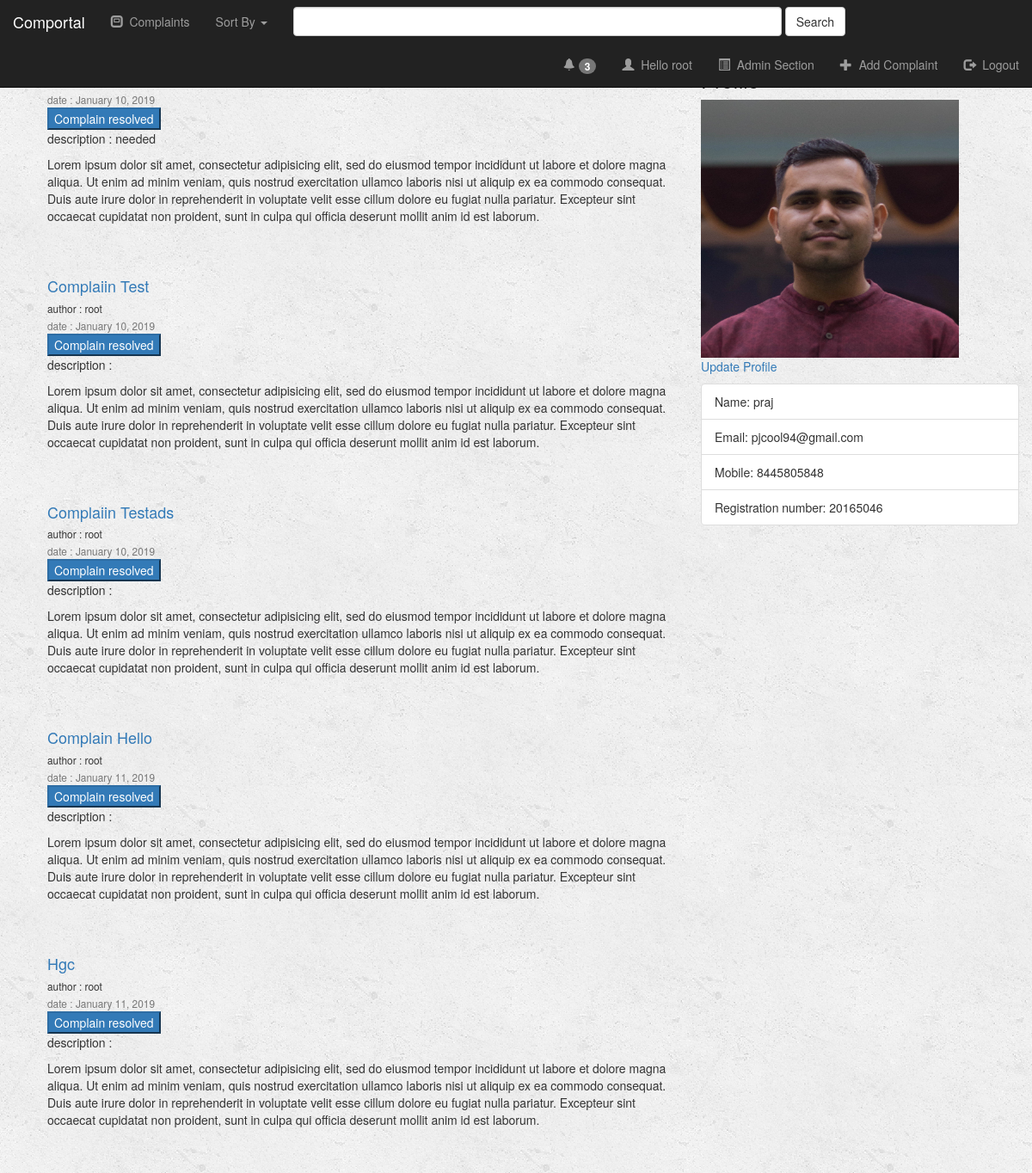
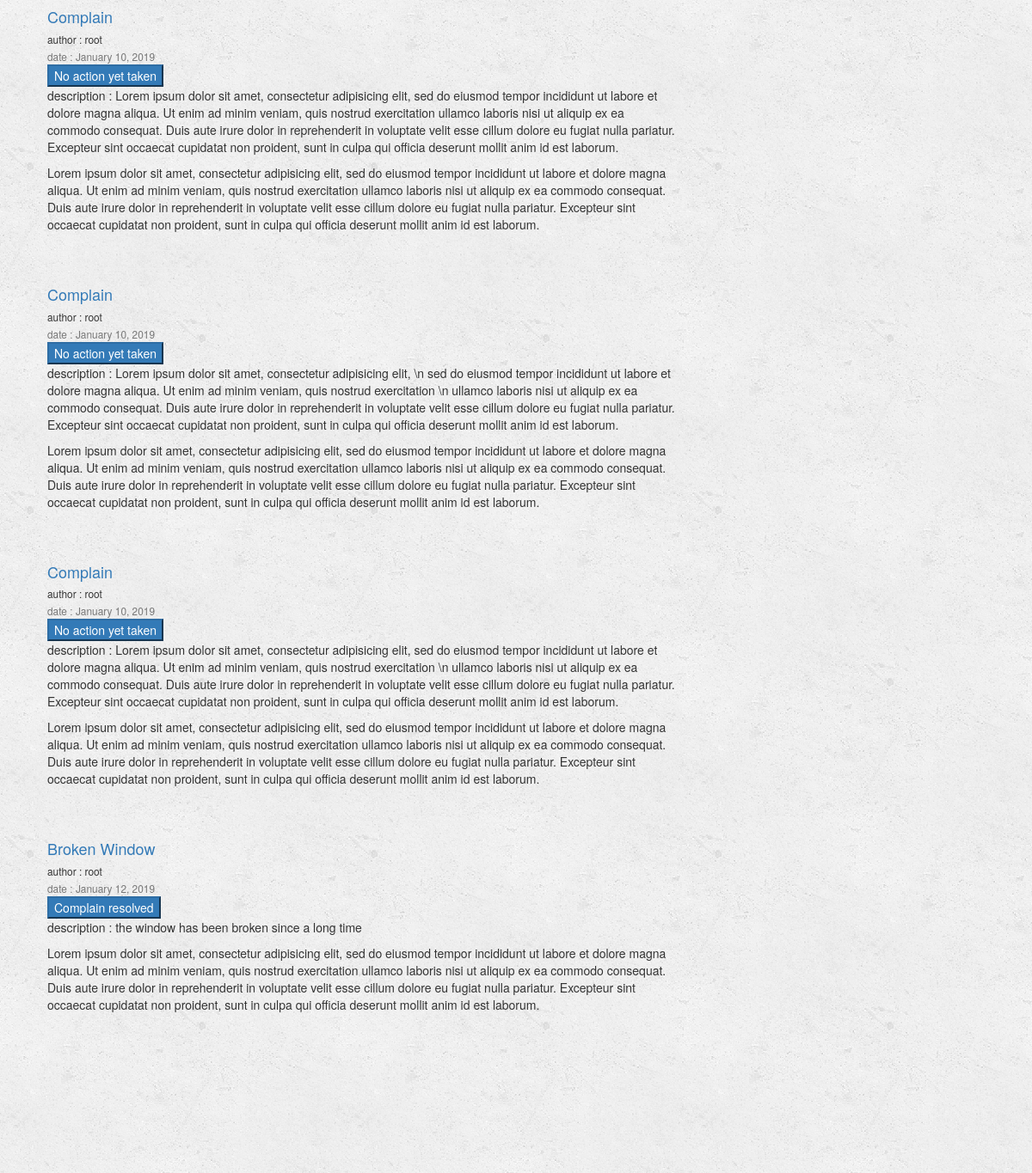
The app's page /users/profile/ (signed in) with its own data (2 pictures, top to bottom).
### users_auth/models.py (models this page shows, shortened)
class CustomUser(AbstractBaseUser, PermissionsMixin):
    GENDERS = (('M', 'Male'), ('F', 'Female'))
    username = models.CharField(max_length=50, unique=True)
    email = models.EmailField(blank=True)
    name = models.CharField(max_length=200, blank=True)
    mobile = models.CharField(max_length=10,
                              validators=[RegexValidator(regex=r'[0-9]{10}', message='Invalid Mobile Number')], blank=True)
    gender = models.CharField(max_length=1, choices=GENDERS, default='M')
    registration_number = models.CharField('Registration number',max_length=8,
                              validators=[RegexValidator(regex=r'[0-9]{8}', message='Invalid Registration Number')])
    admin = models.CharField(max_length=1, default='N')
    password = models.CharField('password', max_length=128, validators=[validate_password])
    is_active = models.BooleanField(default=True, verbose_name='Active',
                                    help_text='Designates whether this user should be treated as active. '
                                              'Unselect this instead of deleting accounts.')
    is_admin = models.BooleanField(default=False, verbose_name='Staff status',
                                   help_text='Designates whether the user can log into this admin site.')
    image = models.ImageField(default='default.jpg', upload_to='profile_pics')
    notifications = models.IntegerField(default=0)
    noti_messages = models.CharField(max_length=500, blank = True)
    USERNAME_FIELD = 'username'
    EMAIL_FIELD = 'email'
    objects= CustomUserManager()
    def __str__(self):
        return self.username

### comportal/models.py (models this page shows, shortened)
class Complain(models.Model):
    title = models.CharField(max_length=200)
    AREA_CHOICES = (
        ('H', 'hostel'),
        ('A', 'academics'),
        ('C', 'colony'),
    )
    area = models.CharField(
        max_length=1,
        choices=AREA_CHOICES,
        default='H'
         )
    TAGS_CHOICES = (
        ('G', 'green campus'),
        ('E', 'electrical'),
        ('C', 'civil'),
    )
    tags = models.CharField(
        max_length=1,
        choices=TAGS_CHOICES,
        default='G'
         )
    TYPE_CHOICES = (
        ('I', 'individual'),
        ('G', 'general'),
    )
    type = models.CharField(
        max_length=1,
        choices=TYPE_CHOICES,
        default='G'
         )
    details = models.TextField(blank=True)
    pub_date = models.DateTimeField(auto_now=True)
    avail = models.CharField(max_length=200, blank=True)
    status = models.IntegerField(default=0)
    by = models.ForeignKey(CustomUser, on_delete = models.CASCADE, related_name='profile')
    priority = models.IntegerField(default=0)
    NEED_CHOICES = (
        ('R', 'repair'),
        ('C', 'change'),
    )
    need = models.CharField(
        max_length=1,
        choices=NEED_CHOICES,
        default='R'
         )

### users_auth/views.py (the view)
# urls.py: path('profile/', views.profile, name='user-profile'),
@login_required(login_url='/accounts/login')
def profile(request):
    complains = Complain.objects.filter(by=request.user)
    return render(request, 'users_auth/complains.html', {'complain_list': complains, 'user':request.user, 'allow':True})

### users_auth/templates/users_auth/complains.html (shortened to what this page needs)
{% extends "comportal/base.html" %}
{% block content %}
<div class="row">
        <div class="col-md-8">
            {% if complain_list %}
                <ul>
                    {% for complain in complain_list %}
                            <div class="media" >
                                <div class="media-body">
                                    <h4 class="media-heading"><a href="{% url 'comportal:detail' complain.id %}">{{ complain.title|title }}</a></h4>
                                    <small >author : {{ complain.by }}</small><br>
                                    <small class="text-muted">date : {{ complain.pub_date|date:"F d, Y" }}</small><br>
                                    {% if  complain.status == 0 %}
                                    <button class="btn-primary">No action yet taken</button>
                                    {% elif complain.status == 1 %}
                                    <button class="btn-success">In process</button>
                                    {% else %}
                                    <button class="btn-primary">Complain resolved</button>
                                    {% endif %}
                                    <p>description : {{ complain.details }}</p>
                                    {% lorem %}
                                </div>
                            </div>
                            <hr>
                            <hr>
                    {% endfor %}
                </ul>
            {% else %}
                <h3> no complains </h3>
            {% endif %}
        </div>
        <div class="col-md-4">
          <div class="content-section">
            <h3>Profile</h3>
            <img class="rounded-circle" src="{{ user.image.url }}" style= "width: 300px; height: 300px;">
            <p class='text-muted'>
            {% if allow %}
            <a href="{% url 'users_auth:update-profile' user.id %}">Update Profile</a>
            {% endif %}
              <ul class="list-group">
                <li class="list-group-item list-group-item-light">
                Name: {{user.name}}
                </li>
                <li class="list-group-item list-group-item-light">
                Email: {{user.email}}
                </li>
                <li class="list-group-item list-group-item-light">
                Mobile: {{user.mobile}}
                </li>
                <li class="list-group-item list-group-item-light">
                Registration number: {{user.registration_number}}
                </li>
              </ul>
            </p>
          </div>
        </div>
{% endblock %}

### comportal/templates/comportal/base.html (shortened to what this page needs)
<!DOCTYPE html>
<html lang="en">
<head>
    {% load staticfiles %}
    <link rel="stylesheet" type="text/css" href="{% static 'comportal/style.css' %}">
    <link rel="stylesheet" href="{% static 'comportal/bootstrap-3.3.7-dist/css/bootstrap.min.css' %}">
</head>
<body>
    <header>
        <nav class="navbar navbar-inverse navbar-fixed-top">
            <div class="container-fluid">
                <div class="navbar-header">
                    <a class="navbar-brand" href="{% url 'comportal:index' %}">Comportal</a>
                </div>
                <div class="collapse navbar-collapse" id="topNavBar">
                    <ul class="nav navbar-nav">
                        <li><a href="{% url 'comportal:index' %}"><span class="glyphicon glyphicon-modal-window" aria-hidden="true"></span>&nbsp; Complaints</a></li>
                        <li class="dropdown">
                            <a href="#" class="dropdown-toggle" data-toggle="dropdown" role="button" aria-haspopup="true" aria-expanded="false">Sort By <span class="caret"></span></a>
                        </li>
                    </ul>
                    <form class="navbar-form navbar-left" role="search" method="get" action="{% url 'comportal:index' %}">
                        <div class="form-group">
                            <input type="text" class="form-control" size ="70" name="q" value="{{ request.GET.q }}">
                        </div>
                        <button type="submit" class="btn btn-default">Search</button>
                    </form>
                    {% if user.is_authenticated%}
                        <ul class="nav navbar-nav navbar-right">
                            <li>
                                <a data-toggle="modal" href="#myModal" class="button">
                                    <span class="glyphicon glyphicon-bell" aria-hidden="true"></span>
                                    {% if user.notifications > 0  %}
                                        <span class="badge">{{user.notifications}}</span>
                                    {% endif %}
                                </a>
                            </li>
                            <li>
                                <a href="{% url 'users_auth:user-profile' %}">
                                    <span class="glyphicon glyphicon-user" aria-hidden="true"></span>&nbsp; Hello {{user.get_username}}
                                </a>
                            </li>
                            <li>
                                {% if user.admin == 'N'%}
                                {% else %}
                                <a href="{% url 'comportal:admin-sec' %}">
                                    <span class="glyphicon glyphicon-list-alt" aria-hidden="true"></span>&nbsp; Admin Section
                                </a>
                                {% endif %}
                            </li>
                            <li>
                                <a href="{% url 'comportal:newcomplain' %}">
                                    <span class="glyphicon glyphicon-plus" aria-hidden="true"></span>&nbsp; Add Complaint
                                </a>
                            </li>
                            <li>
                                <a href="{% url 'logout' %}">
                                    <span class="glyphicon glyphicon-log-out" aria-hidden="true"></span>&nbsp; Logout
                                </a>
                            </li>
                        </ul>
                    {% endif %}
                </div>
            </div>
        </nav>
    </header>
    <main role="main" class="container">
      <div class="row">
          {% block content %}{% endblock %}
      </div>
      <hr>
      <hr>
    </main>
    <hr>
    <hr>
</body>
</html>

### comportal/static/comportal/style.css (style rules this page uses)
body { background: white url("./background.png"); }
body .container { margin-top: 5%; }

### records on screen
CustomUser: notifications "3", get_username "root", image (picture), name "praj", email "pjcool94@gmail.com", mobile "8445805848", registration_number "20165046"
Complain: pub_date "January 10, 2019", status "Complain resolved", details "needed", lorem "Lorem ipsum dolor sit amet, consectetur adipisicing elit, sed do eiusmod tempor incididunt ut labore et dolore magna aliqua. Ut enim ad minim veniam, quis nostrud exercitation ullamco laboris nisi ut aliquip ex ea commodo consequat. Duis aute irure dolor in reprehenderit in voluptate velit esse cillum dolore eu fugiat nulla pariatur. Excepteur sint occaecat cupidatat non proident, sunt in culpa qui officia deserunt mollit anim id est laborum."
Complain: title "Complaiin Test", by "root", pub_date "January 10, 2019", status "Complain resolved", lorem "Lorem ipsum dolor sit amet, consectetur adipisicing elit, sed do eiusmod tempor incididunt ut labore et dolore magna aliqua. Ut enim ad minim veniam, quis nostrud exercitation ullamco laboris nisi ut aliquip ex ea commodo consequat. Duis aute irure dolor in reprehenderit in voluptate velit esse cillum dolore eu fugiat nulla pariatur. Excepteur sint occaecat cupidatat non proident, sunt in culpa qui officia deserunt mollit anim id est laborum."
Complain: title "Complaiin Testads", by "root", pub_date "January 10, 2019", status "Complain resolved", lorem "Lorem ipsum dolor sit amet, consectetur adipisicing elit, sed do eiusmod tempor incididunt ut labore et dolore magna aliqua. Ut enim ad minim veniam, quis nostrud exercitation ullamco laboris nisi ut aliquip ex ea commodo consequat. Duis aute irure dolor in reprehenderit in voluptate velit esse cillum dolore eu fugiat nulla pariatur. Excepteur sint occaecat cupidatat non proident, sunt in culpa qui officia deserunt mollit anim id est laborum."
Complain: title "Complain Hello", by "root", pub_date "January 11, 2019", status "Complain resolved", lorem "Lorem ipsum dolor sit amet, consectetur adipisicing elit, sed do eiusmod tempor incididunt ut labore et dolore magna aliqua. Ut enim ad minim veniam, quis nostrud exercitation ullamco laboris nisi ut aliquip ex ea commodo consequat. Duis aute irure dolor in reprehenderit in voluptate velit esse cillum dolore eu fugiat nulla pariatur. Excepteur sint occaecat cupidatat non proident, sunt in culpa qui officia deserunt mollit anim id est laborum."
Complain: title "Hgc", by "root", pub_date "January 11, 2019", status "Complain resolved", lorem "Lorem ipsum dolor sit amet, consectetur adipisicing elit, sed do eiusmod tempor incididunt ut labore et dolore magna aliqua. Ut enim ad minim veniam, quis nostrud exercitation ullamco laboris nisi ut aliquip ex ea commodo consequat. Duis aute irure dolor in reprehenderit in voluptate velit esse cillum dolore eu fugiat nulla pariatur. Excepteur sint occaecat cupidatat non proident, sunt in culpa qui officia deserunt mollit anim id est laborum."
Complain: title "Complain", by "root", pub_date "January 10, 2019", status "No action yet taken", details "Lorem ipsum dolor sit amet, consectetur adipisicing elit, sed do eiusmod tempor incididunt ut labore et dolore magna aliqua. Ut enim ad minim veniam, quis nostrud exercitation ullamco laboris nisi ut aliquip ex ea commodo consequat. Duis aute irure dolor in reprehenderit in voluptate velit esse cillum dolore eu fugiat nulla pariatur. Excepteur sint occaecat cupidatat non proident, sunt in culpa qui officia deserunt mollit anim id est laborum.", lorem "Lorem ipsum dolor sit amet, consectetur adipisicing elit, sed do eiusmod tempor incididunt ut labore et dolore magna aliqua. Ut enim ad minim veniam, quis nostrud exercitation ullamco laboris nisi ut aliquip ex ea commodo consequat. Duis aute irure dolor in reprehenderit in voluptate velit esse cillum dolore eu fugiat nulla pariatur. Excepteur sint occaecat cupidatat non proident, sunt in culpa qui officia deserunt mollit anim id est laborum."
Complain: title "Complain", by "root", pub_date "January 10, 2019", status "No action yet taken", details "Lorem ipsum dolor sit amet, consectetur adipisicing elit, \\n sed do eiusmod tempor incididunt ut labore et dolore magna aliqua. Ut enim ad minim veniam, quis nostrud exercitation \\n ullamco laboris nisi ut aliquip ex ea commodo consequat. Duis aute irure dolor in reprehenderit in voluptate velit esse cillum dolore eu fugiat nulla pariatur. Excepteur sint occaecat cupidatat non proident, sunt in culpa qui officia deserunt mollit anim id est laborum.", lorem "Lorem ipsum dolor sit amet, consectetur adipisicing elit, sed do eiusmod tempor incididunt ut labore et dolore magna aliqua. Ut enim ad minim veniam, quis nostrud exercitation ullamco laboris nisi ut aliquip ex ea commodo consequat. Duis aute irure dolor in reprehenderit in voluptate velit esse cillum dolore eu fugiat nulla pariatur. Excepteur sint occaecat cupidatat non proident, sunt in culpa qui officia deserunt mollit anim id est laborum."
Complain: title "Complain", by "root", pub_date "January 10, 2019", status "No action yet taken", details "Lorem ipsum dolor sit amet, consectetur adipisicing elit, sed do eiusmod tempor incididunt ut labore et dolore magna aliqua. Ut enim ad minim veniam, quis nostrud exercitation \\n ullamco laboris nisi ut aliquip ex ea commodo consequat. Duis aute irure dolor in reprehenderit in voluptate velit esse cillum dolore eu fugiat nulla pariatur. Excepteur sint occaecat cupidatat non proident, sunt in culpa qui officia deserunt mollit anim id est laborum.", lorem "Lorem ipsum dolor sit amet, consectetur adipisicing elit, sed do eiusmod tempor incididunt ut labore et dolore magna aliqua. Ut enim ad minim veniam, quis nostrud exercitation ullamco laboris nisi ut aliquip ex ea commodo consequat. Duis aute irure dolor in reprehenderit in voluptate velit esse cillum dolore eu fugiat nulla pariatur. Excepteur sint occaecat cupidatat non proident, sunt in culpa qui officia deserunt mollit anim id est laborum."
Complain: title "Broken Window", by "root", pub_date "January 12, 2019", status "Complain resolved", details "the window has been broken since a long time", lorem "Lorem ipsum dolor sit amet, consectetur adipisicing elit, sed do eiusmod tempor incididunt ut labore et dolore magna aliqua. Ut enim ad minim veniam, quis nostrud exercitation ullamco laboris nisi ut aliquip ex ea commodo consequat. Duis aute irure dolor in reprehenderit in voluptate velit esse cillum dolore eu fugiat nulla pariatur. Excepteur sint occaecat cupidatat non proident, sunt in culpa qui officia deserunt mollit anim id est laborum."
